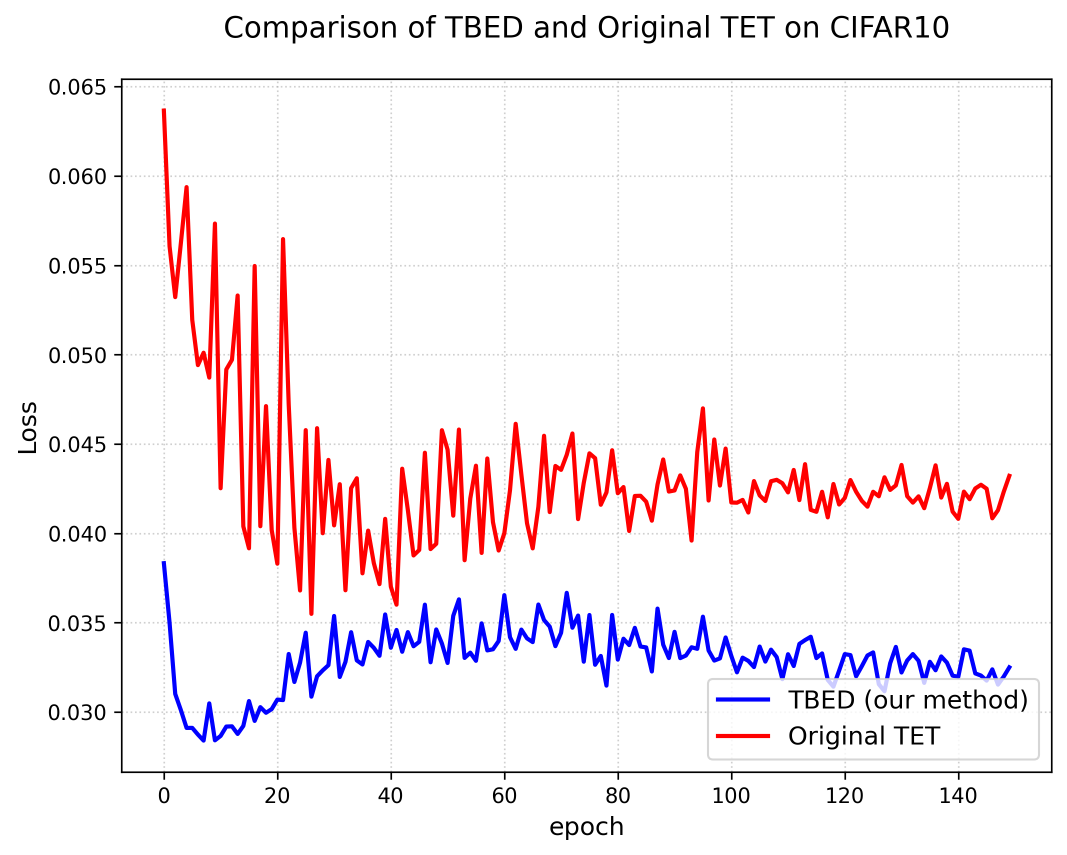
#> input picture ESVAE/图表绘制/TET_vs_PostTET_CIFAR10.png, 2133 x 1710 px (shown at 1/2 size)
$ python -i semantic_edge.py   (imports and definitions only)   (older library calls are emulated)
#> lines starting #> are read from the running program, lines starting #| are printed output that depends on the picture
# -*- coding: utf-8 -*-
"""
Semantic Edge Generation with Multi-Scale Edge Detection
语义边缘生成 - 支持多尺度边缘检测

核心思想:
1. 结合Sobel(密集)和Canny(稀疏)的优势
2. 使用VLM注意力图进行语义加权
3. 支持多尺度边缘融合
"""

import cv2
import numpy as np
import torch
import torch.nn.functional as F
from typing import Dict, Tuple, Optional


class MultiScaleEdgeDetector:
    """
    多尺度边缘检测器

    策略:
    1. Sobel: 提供密集的梯度信息（贴近原图）
    2. Canny: 提供稀疏的强边缘（与DVS稀疏性匹配）
    3. 多尺度融合: 结合不同尺度的边缘信息

    针对DVS的优化:
    - DVS是稀疏的，所以Canny的稀疏性很匹配
    - 但Sobel提供更多的梯度细节，有助于学习
    - 混合策略: alpha * Canny + (1-alpha) * Sobel
    """

    def __init__(self,
                 use_sobel: bool = True,
                 use_canny: bool = True,
                 use_laplacian: bool = False,
                 sobel_weight: float = 0.3,
                 canny_weight: float = 0.7,
                 canny_threshold1: int = 50,
                 canny_threshold2: int = 150,
                 blur_kernel_size: int = 5):
        """
        Args:
            use_sobel: 是否使用Sobel（密集边缘）
            use_canny: 是否使用Canny（稀疏边缘）
            use_laplacian: 是否使用Laplacian（二阶导数）
            sobel_weight: Sobel边缘权重（推荐0.3，因为DVS稀疏）
            canny_weight: Canny边缘权重（推荐0.7，匹配DVS稀疏性）
            canny_threshold1: Canny低阈值
            canny_threshold2: Canny高阈值
            blur_kernel_size: 高斯模糊核大小
        """
        self.use_sobel = use_sobel
        self.use_canny = use_canny
        self.use_laplacian = use_laplacian

        self.sobel_weight = sobel_weight
        self.canny_weight = canny_weight

        self.canny_threshold1 = canny_threshold1
        self.canny_threshold2 = canny_threshold2
        self.blur_kernel_size = blur_kernel_size

        # 归一化权重
        total_weight = (
            (sobel_weight if use_sobel else 0) +
            (canny_weight if use_canny else 0)
        )
        if total_weight > 0:
            self.sobel_weight /= total_weight
            self.canny_weight /= total_weight

    def detect(self, rgb_image: np.ndarray) -> Dict[str, np.ndarray]:
        """
        多尺度边缘检测

        Args:
            rgb_image: (H, W, 3) RGB图像

        Returns:
            edges_dict: {
                'sobel': (H, W) Sobel边缘 [0, 1]
                'canny': (H, W) Canny边缘 [0, 1]
                'combined': (H, W) 融合边缘 [0, 1]
                'gradient_x': (H, W) X方向梯度
                'gradient_y': (H, W) Y方向梯度
            }
        """
        # 转灰度图
        if len(rgb_image.shape) == 3:
            gray = cv2.cvtColor(rgb_image, cv2.COLOR_RGB2GRAY)
        else:
            gray = rgb_image

        # 高斯模糊去噪
        if self.blur_kernel_size > 0:
            gray_blurred = cv2.GaussianBlur(
                gray,
                (self.blur_kernel_size, self.blur_kernel_size),
                0
            )
        else:
            gray_blurred = gray

        edges_dict = {}
        combined_edges = np.zeros_like(gray, dtype=np.float32)

        # 1. Sobel边缘检测（密集，贴近原图）
        if self.use_sobel:
            sobel_x = cv2.Sobel(gray_blurred, cv2.CV_64F, 1, 0, ksize=3)
            sobel_y = cv2.Sobel(gray_blurred, cv2.CV_64F, 0, 1, ksize=3)

            # 计算梯度幅值
            sobel_magnitude = np.sqrt(sobel_x**2 + sobel_y**2)
            sobel_normalized = self._normalize(sobel_magnitude)

            edges_dict['sobel'] = sobel_normalized
            edges_dict['gradient_x'] = sobel_x
            edges_dict['gradient_y'] = sobel_y

            combined_edges += self.sobel_weight * sobel_normalized

        # 2. Canny边缘检测（稀疏，匹配DVS）
        if self.use_canny:
            canny_edges = cv2.Canny(
                gray_blurred,
                self.canny_threshold1,
                self.canny_threshold2
            )
            canny_normalized = canny_edges.astype(np.float32) / 255.0

            edges_dict['canny'] = canny_normalized
            combined_edges += self.canny_weight * canny_normalized

        # 3. Laplacian边缘检测（可选，二阶导数）
        if self.use_laplacian:
            laplacian = cv2.Laplacian(gray_blurred, cv2.CV_64F)
            laplacian_normalized = self._normalize(np.abs(laplacian))
            edges_dict['laplacian'] = laplacian_normalized

        # 融合边缘
        edges_dict['combined'] = np.clip(combined_edges, 0, 1)

        return edges_dict

    def _normalize(self, array: np.ndarray) -> np.ndarray:
        """归一化到[0, 1]"""
        min_val = array.min()
        max_val = array.max()
        if max_val - min_val < 1e-6:
            return np.zeros_like(array, dtype=np.float32)
        return ((array - min_val) / (max_val - min_val)).astype(np.float32)


class SemanticEdgeGenerator:
    """
    语义边缘生成器
    结合VLM注意力图和多尺度边缘检测

    工作流程:
    1. 多尺度边缘检测 (Sobel + Canny)
    2. VLM注意力加权
    3. 类别特定增强
    4. 后处理优化
    """

    # [283 lines left out: functions __init__, generate, _class_specific_enhancement, _post_process, _normalize_array, batch_generate and 1 more, not called in this run]

>>> import cv2
>>> picture = cv2.cvtColor(cv2.imread('../../图表绘制/TET_vs_PostTET_CIFAR10.png'), cv2.COLOR_BGR2RGB)
>>> result = MultiScaleEdgeDetector().detect(picture)
#> in detect, `sobel_y = cv2.Sobel(gray_blurred, cv2.CV_64F, 0, 1, ksize=3)`:
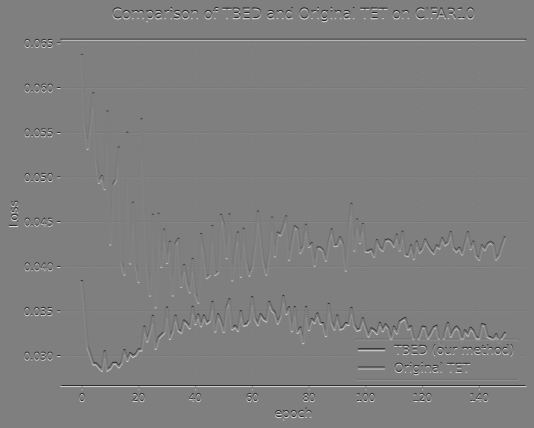
#> sobel_y: shape (1710, 2133) float64 (shown at 1/4 size); min -640, max 640, mean 0; drawn with min black and max white
#> in _normalize, `min_val = array.min()`: min_val = 0
#> in _normalize, `max_val = array.max()`: max_val = 656.2
#> in detect, `canny_edges = cv2.Canny( gray_blurred, self.canny_threshold1, self.can..`:
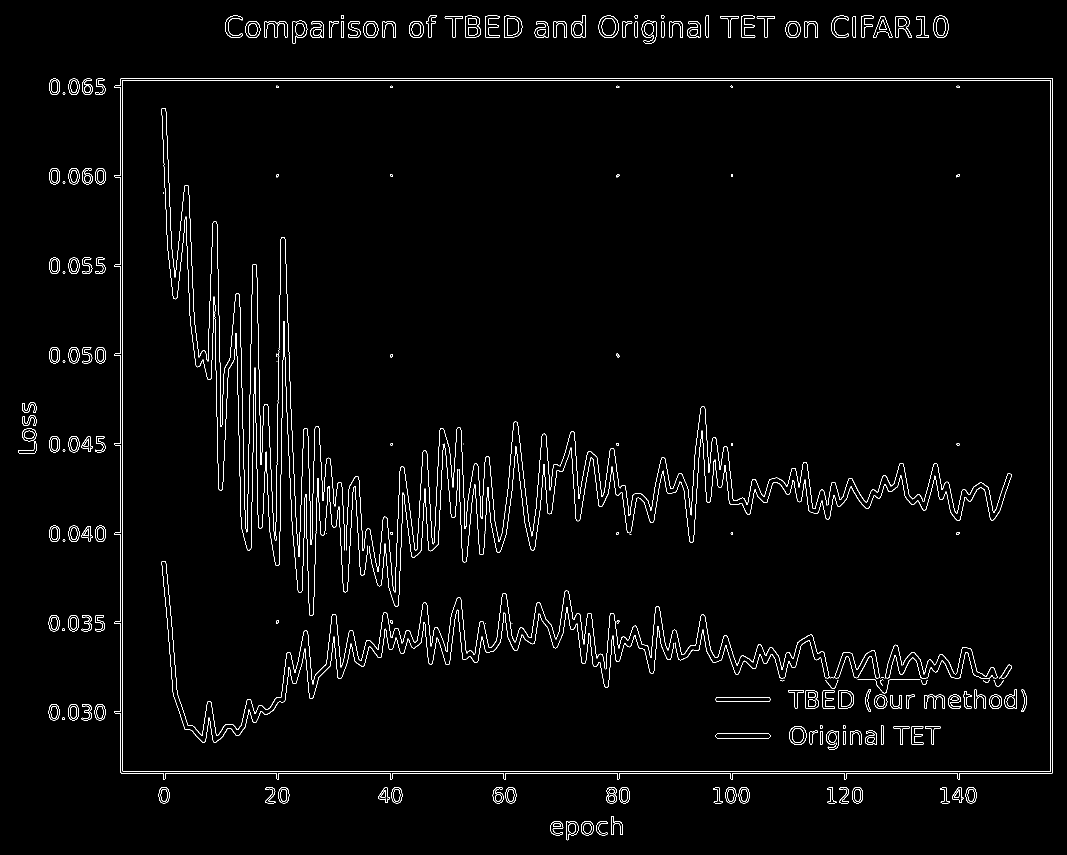
#> canny_edges: shape (1710, 2133) (shown at 1/2 size); 2% white in thin lines or dots
#> in detect, `combined_edges += self.canny_weight * canny_normalized`:
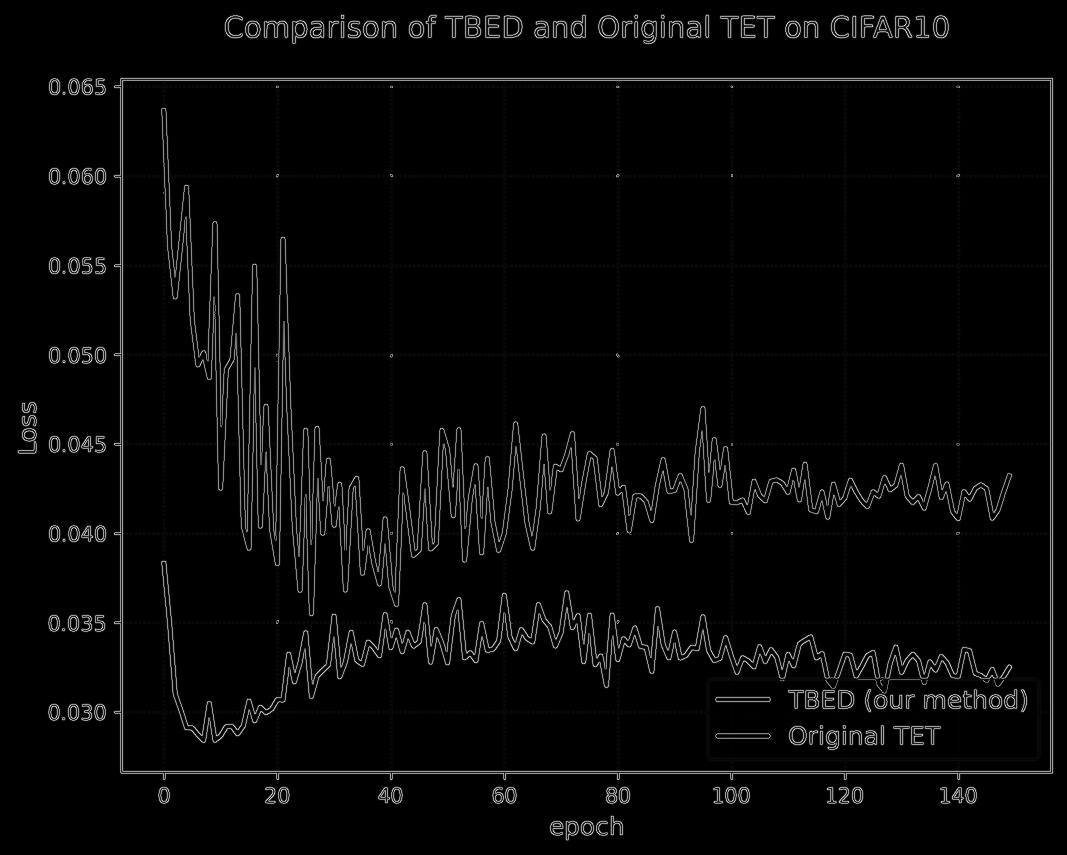
#> combined_edges: shape (1710, 2133) float32 (shown at 1/2 size); min 0, max 1, mean 0.0288
#> result = 5 items

$ run again, on ESVAE/图表绘制/TET_vs_SDSTL_Smoothed.png
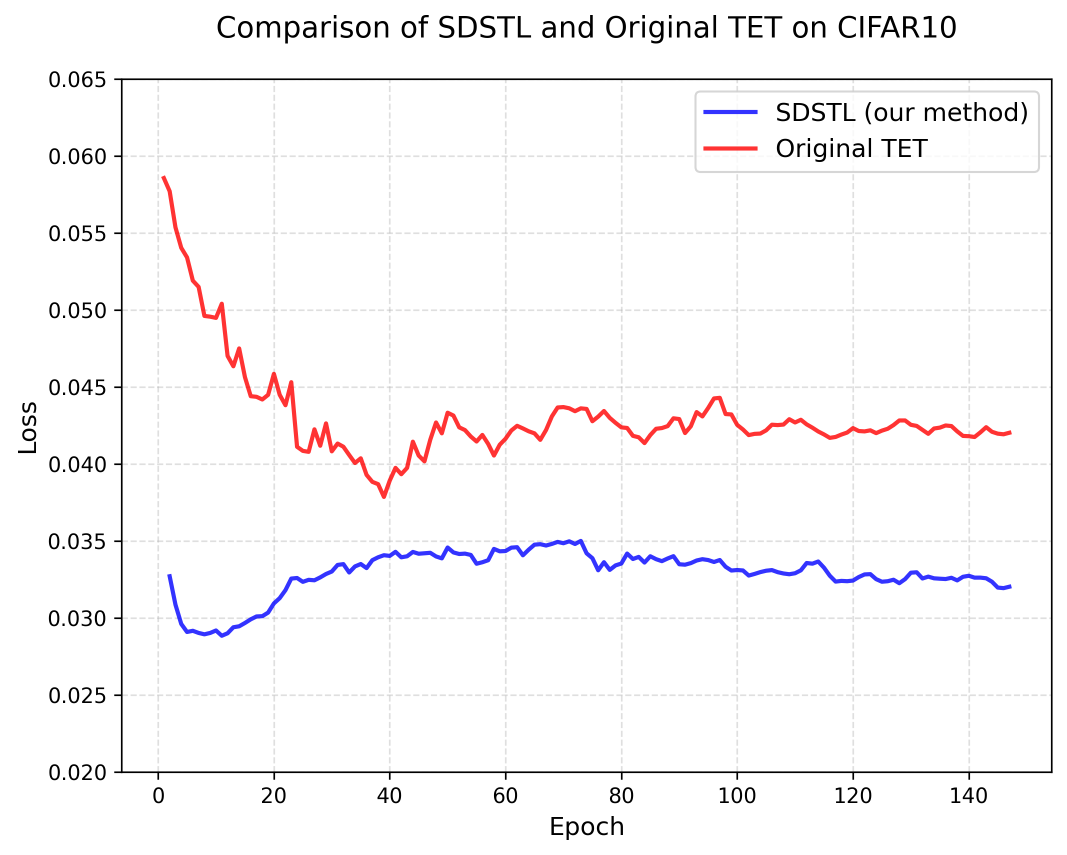
#> input picture ESVAE/图表绘制/TET_vs_SDSTL_Smoothed.png, 2133 x 1710 px (shown at 1/2 size)
#> min_val = 0
#> max_val = 656.2
#> in detect, `canny_edges = cv2.Canny( gray_blurred, self.canny_threshold1, self.can..`:
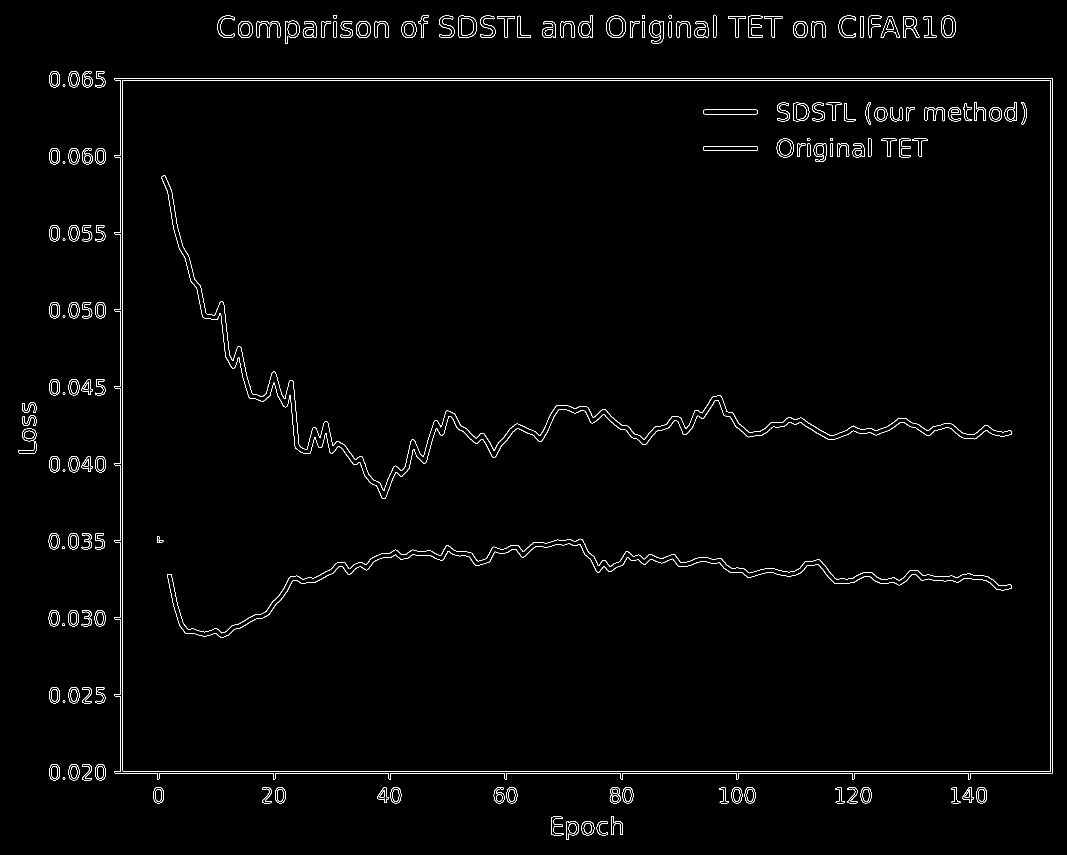
#> canny_edges: shape (1710, 2133) (shown at 1/2 size); 1.3% white in thin lines or dots
#> canny_normalized: shape (1710, 2133) float32; values 0 (black) and 1 (white), 1.3% white in thin lines or dots
#> in detect, `combined_edges += self.canny_weight * canny_normalized`:
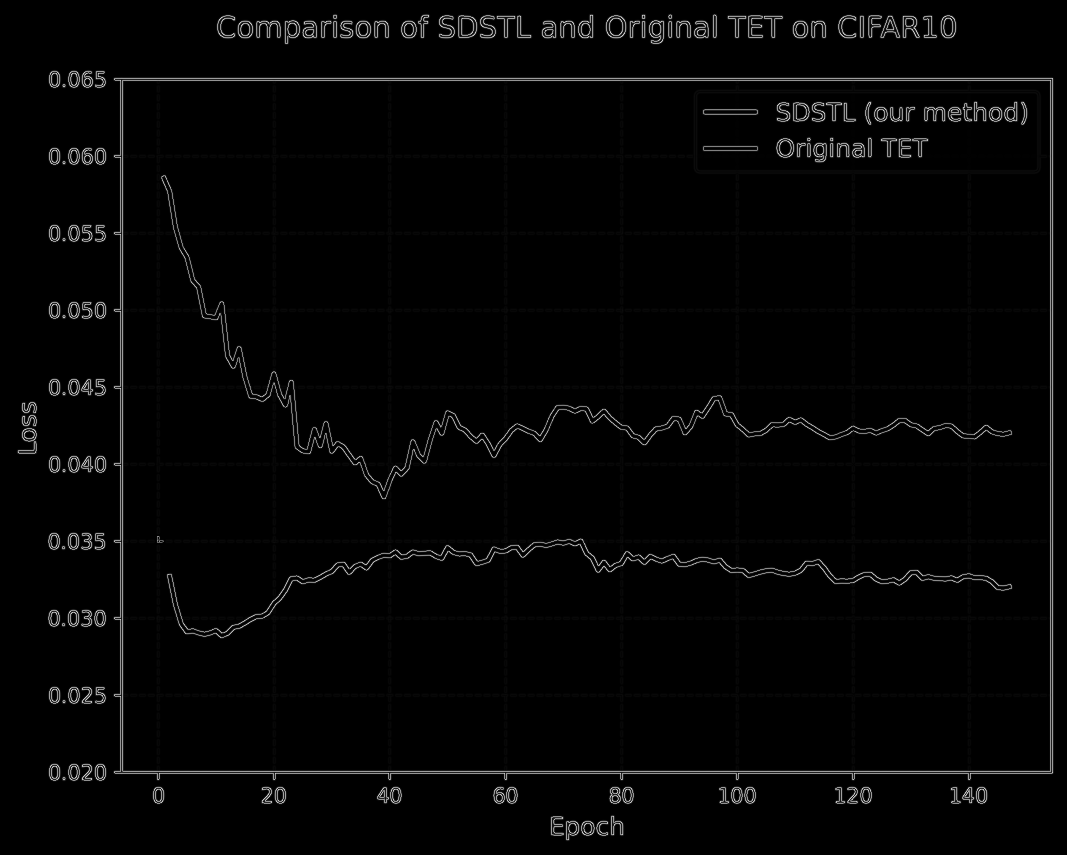
#> combined_edges: shape (1710, 2133) float32 (shown at 1/2 size); min 0, max 1, mean 0.0195
#> result = 5 items
